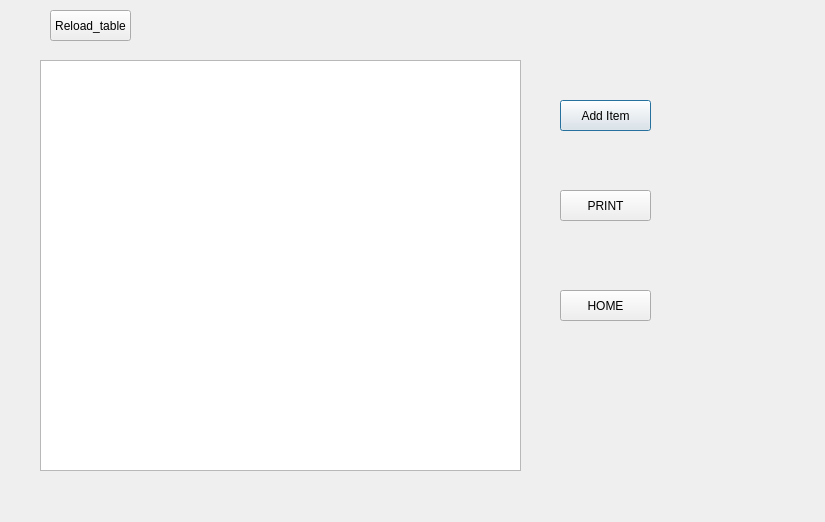
<?xml version="1.0" encoding="UTF-8"?>
<ui version="4.0">
 <class>Pay</class>
 <widget class="QDialog" name="Pay">
  <property name="geometry">
   <rect>
    <x>0</x>
    <y>0</y>
    <width>825</width>
    <height>522</height>
   </rect>
  </property>
  <property name="windowTitle">
   <string>PAY</string>
  </property>
  <widget class="QTableWidget" name="TableView">
   <property name="geometry">
    <rect>
     <x>40</x>
     <y>60</y>
     <width>481</width>
     <height>411</height>
    </rect>
   </property>
  </widget>
  <widget class="QPushButton" name="Chooseitem">
   <property name="geometry">
    <rect>
     <x>560</x>
     <y>100</y>
     <width>91</width>
     <height>31</height>
    </rect>
   </property>
   <property name="text">
    <string>Add Item</string>
   </property>
  </widget>
  <widget class="QPushButton" name="Bills">
   <property name="geometry">
    <rect>
     <x>560</x>
     <y>190</y>
     <width>91</width>
     <height>31</height>
    </rect>
   </property>
   <property name="text">
    <string>PRINT</string>
   </property>
  </widget>
  <widget class="QPushButton" name="ReloadTable">
   <property name="geometry">
    <rect>
     <x>50</x>
     <y>10</y>
     <width>81</width>
     <height>31</height>
    </rect>
   </property>
   <property name="text">
    <string>Reload_table</string>
   </property>
  </widget>
  <widget class="QPushButton" name="Home">
   <property name="geometry">
    <rect>
     <x>560</x>
     <y>290</y>
     <width>91</width>
     <height>31</height>
    </rect>
   </property>
   <property name="text">
    <string>HOME</string>
   </property>
  </widget>
 </widget>
 <resources/>
 <connections/>
</ui>
